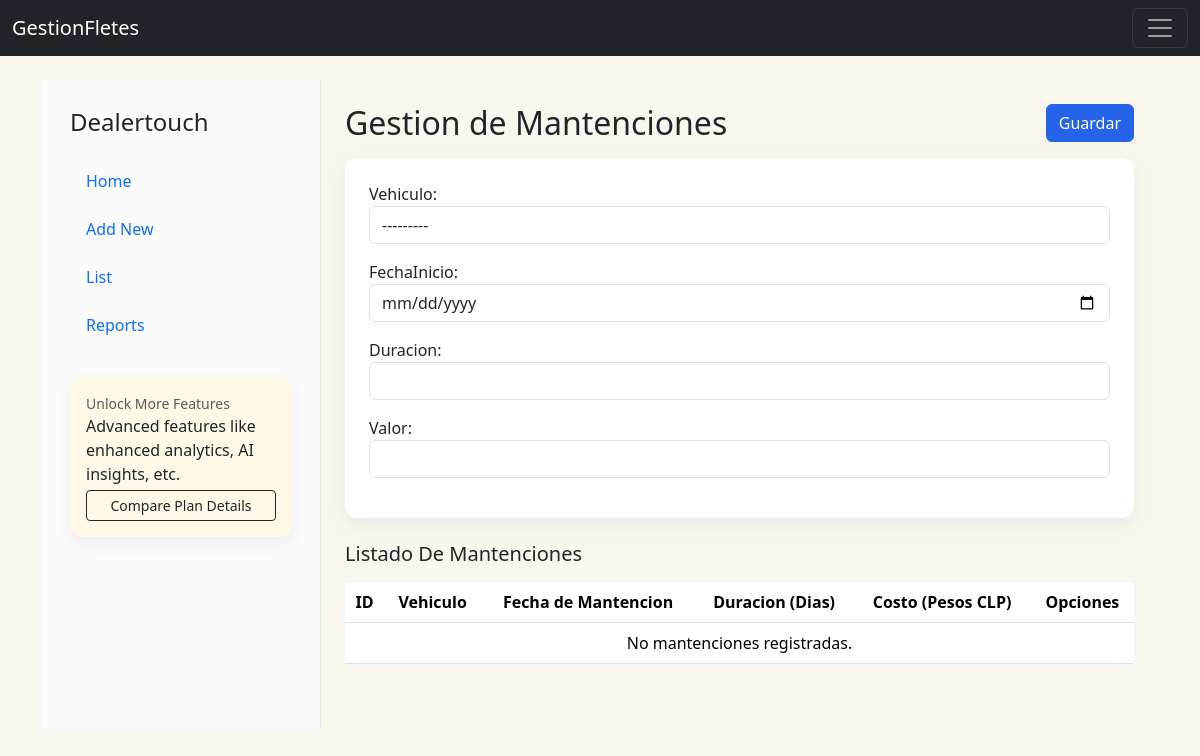
The page /mantenciones/registrarMantenciones/ (signed in) on the database as committed earlier.
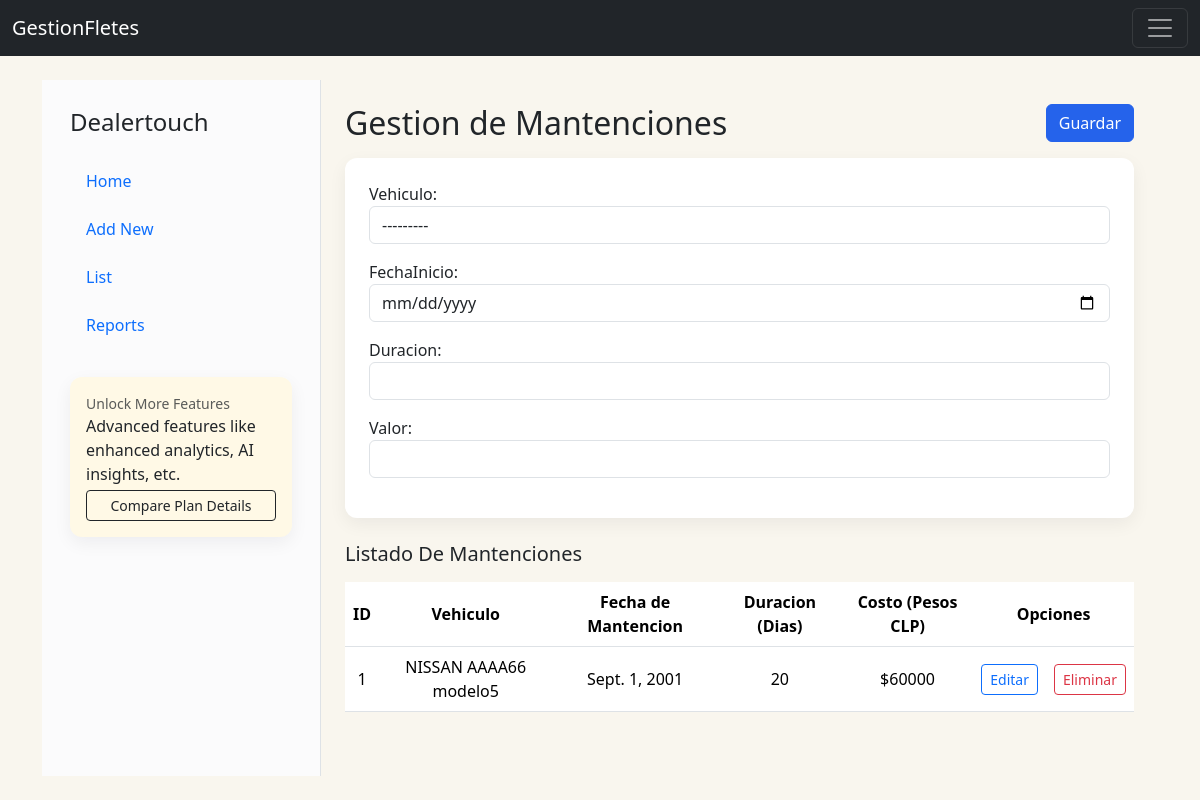
The same page on the database as committed later.
### CrudMantenciones/models.py (models this page shows, shortened)
class Mantenciones(models.Model):
    mantencionID = models.AutoField(primary_key=True)
    vehiculo = models.ForeignKey(Vehiculos, on_delete=models.CASCADE)
    fechaInicio = models.DateField()
    duracion = models.PositiveIntegerField()
    valor = models.PositiveIntegerField()

### CrudVehiculos/models.py (models this page shows)
class Vehiculos(models.Model):
    vehiculoID = models.AutoField(primary_key=True)
    patente = models.CharField(max_length=6, unique=True)
    marca = models.CharField(max_length=30)
    modelo = models.CharField(max_length=50)
    fechaAdquisicion = models.DateField()
    estado = models.CharField(max_length=10, choices=[('activo', 'Activo'),('inactivo', 'Inactivo'),], default='inactivo')
    comentario = models.TextField(max_length=200, blank=True, null=True)
    TIPO_BENCINA_CHOICES = [
        ('93', '93'),
        ('95', '95'),
        ('97', '97'),
        ('diesel', 'Diésel'),
    ]
    tipo_bencina = models.CharField(max_length=10, choices=TIPO_BENCINA_CHOICES, default='93')
    rendimiento = models.FloatField(help_text='Km por litro', default=10)
    def __str__(self):
        texto= "{0} {1} {2} {3} {4} {5} {6}"
        return texto.format(self.vehiculoID, self.patente, self.marca, self.modelo, self.fechaAdquisicion, self.estado, self.comentario)

### CrudMantenciones/views.py (the view)
# urls.py: path('registrarMantenciones/', views.registrarMantenciones, name="registrarMantenciones"),
@login_required
def registrarMantenciones(request):
    mantenciones = Mantenciones.objects.all()
    if request.method == 'POST':
        form = MantencionForm(request.POST)
        if form.is_valid():
            form.save()
            messages.success(request, 'Mantencion Registrada Correctamente!')
            return redirect('registrarMantenciones')
        else:
            messages.error(request, 'Error al registrar la mantencion. Por favor, verificar los datos.')
            return render(request,'gestionMantenciones.html', {"form":form, "mantenciones":mantenciones})
    else:
        form = MantencionForm()
        return render(request,'gestionMantenciones.html', {"form":form, "mantenciones":mantenciones})

### CrudMantenciones/forms.py
class MantencionForm(forms.ModelForm):
    class Meta:
        model = Mantenciones
        fields = ['vehiculo','fechaInicio','duracion','valor']
    def __init__(self, *args, **kwargs):
        super(MantencionForm, self).__init__(*args, **kwargs)
        self.fields['fechaInicio'].widget.attrs['max'] = str(date.today())

### CrudMantenciones/templates/gestionMantenciones.html (shortened to what this page needs)
{% extends "partials/gestion_layout.html" %}
{% load widget_tweaks %}
{% block gestion_header %}
        <div class="d-flex align-items-start mb-3">
            <div>
                <h2 class="mb-0">Gestion de Mantenciones</h2>
            </div>
            <div class="ms-auto">
                <button form="mantencionesForm" type="submit" class="btn btn-primary">Guardar</button>
            </div>
        </div>
{% endblock %}
{% block gestion_body %}
        <form id="mantencionesForm" action="{% url 'registrarMantenciones' %}" method="post">
            <div class="mb-3">{{ form.vehiculo.label_tag }}{% render_field form.vehiculo class="form-control" %}</div>
            <div class="mb-3">{{ form.fechaInicio.label_tag }}{% render_field form.fechaInicio class="form-control" type="date" %}</div>
            <div class="mb-3">{{ form.duracion.label_tag }}{% render_field form.duracion class="form-control" %}</div>
            <div class="mb-3">{{ form.valor.label_tag }}{% render_field form.valor class="form-control" %}</div>
        </form>
    {% endblock %}
    {% block gestion_after %}
        <h5>Listado De Mantenciones</h5>
        <div class="table responsive py-2">
            <table class="table table-hover">
                <thead>
                    <tr>
                        <th>ID</th>
                        <th>Vehiculo</th>
                        <th>Fecha de Mantencion</th>
                        <th>Duracion (Dias)</th>
                        <th>Costo (Pesos CLP)</th>
                        <th colspan="2">Opciones</th>
                    </tr>
                </thead>
                <tbody>
                    {% for mantencion in mantenciones %}
                        <tr>
                            <td>{{mantencion.mantencionID}}</td>
                            <td>{{mantencion.vehiculo.marca}} {{mantencion.vehiculo.patente}} {{mantencion.vehiculo.modelo}}</td>
                            <td>{{mantencion.fechaInicio}}</td>
                            <td>{{mantencion.duracion}}</td>
                            <td>${{mantencion.valor}}</td>
                            <td><a href="{% url 'editarMantenciones' mantencion.mantencionID %}" class="btn btn-sm btn-outline-primary">Editar</a></td>
                            <td><a href="{% url 'eliminarMantenciones' mantencion.mantencionID %}" class="btn btn-sm btn-outline-danger btnEliminacion">Eliminar</a></td>
                        </tr>
                    {% empty %}
                        <tr><td colspan="8">No mantenciones registradas.</td></tr>
                    {% endfor %}
                </tbody>
            </table>
        </div>
    {% endblock %}

Rows that differ between the two databases and show on the page:
added Mantenciones: mantencionID "1", vehiculo.marca "NISSAN", vehiculo.patente "AAAA66", vehiculo.modelo "modelo5", fechaInicio "Sept. 1, 2001", duracion "20", valor "60000"
Other text that changed with them:
text no longer shown: "No mantenciones registradas."
